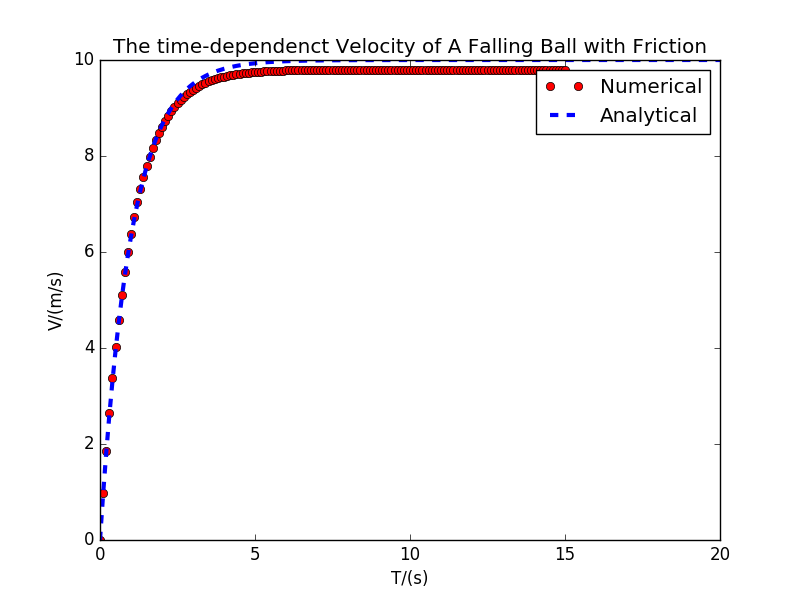

This figure's Python source:
import matplotlib.pyplot as plt
import numpy as np

x=np.linspace(0.0,20.0,201)
def f(x): return (1-np.exp(-x))*10
v=[]
t=[]
a=9.8;b=1
dt=0.1
v.append(0.0)
t.append(0)
end_time=15

for i in range(int(end_time/dt)):
    tmp=v[-1]+dt*(a-b*v[-1])
    v.append(tmp)
    t.append(dt*(i+1))
    print (t[-1],v[-1])


line1,=plt.plot(t,v,'ro')
line2,=plt.plot(x,f(x),'b--',linewidth=3)
plt.xlabel("T/(s)")
plt.ylabel("V/(m/s)")
plt.legend((line1,line2),('Numerical','Analytical'))
plt.title("The time-dependenct Velocity of A Falling Ball with Friction")
plt.show()
